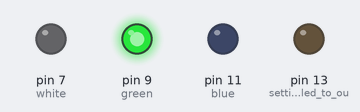
A sketch run on a simulated Arduino Uno, built with avr-gcc and run on an emulated ATmega328P. Parts: output pins drawn as LEDs (lit = HIGH).

Above: at 0.2 s.
At 2.2 s:
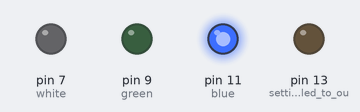
At 4.2 s:
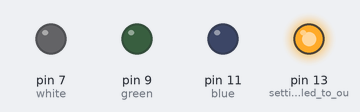
At 8.7 s:
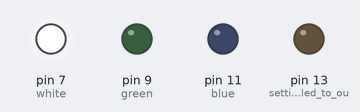
Timing chart, 0 to 9.8 s (numbered marks = the images above):
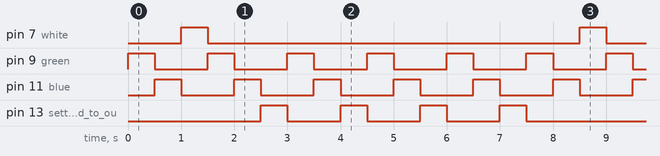

The sketch:

HW2Problem1.ino
```cpp
int i = 0; //variable for i as stated in the prompt
int white = 7; //variables for the pin numbers of each led
int green = 9;
int blue = 11;

void setup() {
  // put your setup code here, to run once:
  pinMode(white, OUTPUT); //setting colored LEDs to output mode
  pinMode(green, OUTPUT);
  pinMode(blue, OUTPUT);
  pinMode(LED_BUILTIN, OUTPUT); //setting builtin led to output mode
}

void loop() {
  // put your main code here, to run repeatedly:
  for(int counter = 0; counter <= 4; counter++){ //for loop as stated in the prompt
    if(i == 0){
      digitalWrite(green, HIGH); //turn the green LED on for 0.5 seconds then turn it off
      delay(500);
      digitalWrite(green, LOW);
      i = 1; //set i to 1
    }else if(i == 1){
      digitalWrite(blue, HIGH); //turn the blue LED on for 0.5 seconds then turn it off
      delay(500);
      digitalWrite(blue, LOW);
      i = 2; //set i to 2
    }else{
      i = 0; //set i to 0
      if(counter == 2){
        digitalWrite(white, HIGH); //turn the white LED on for 0.5 seconds then turn it off
        delay(500);
        digitalWrite(white, LOW);
      }else{
        digitalWrite(LED_BUILTIN, HIGH); //turn the built in LED on for 0.5 seconds then turn it off
        delay(500);
        digitalWrite(LED_BUILTIN, LOW);
      }
    }
  }
}
```

Measured:
- by itself, pin 7 (white): alternates HIGH for 0.50 s and LOW for 7.0 s
- by itself, pin 9 (green), pin 11 (blue): alternates HIGH for 0.50 s and LOW for 1.0 s
- by itself, pin 13 (setting_builtin_led_to_ou): repeats every 7.5 s: 3 × (LOW 1.0 s, HIGH 0.50 s), LOW 2.5 s, HIGH 0.50 s
